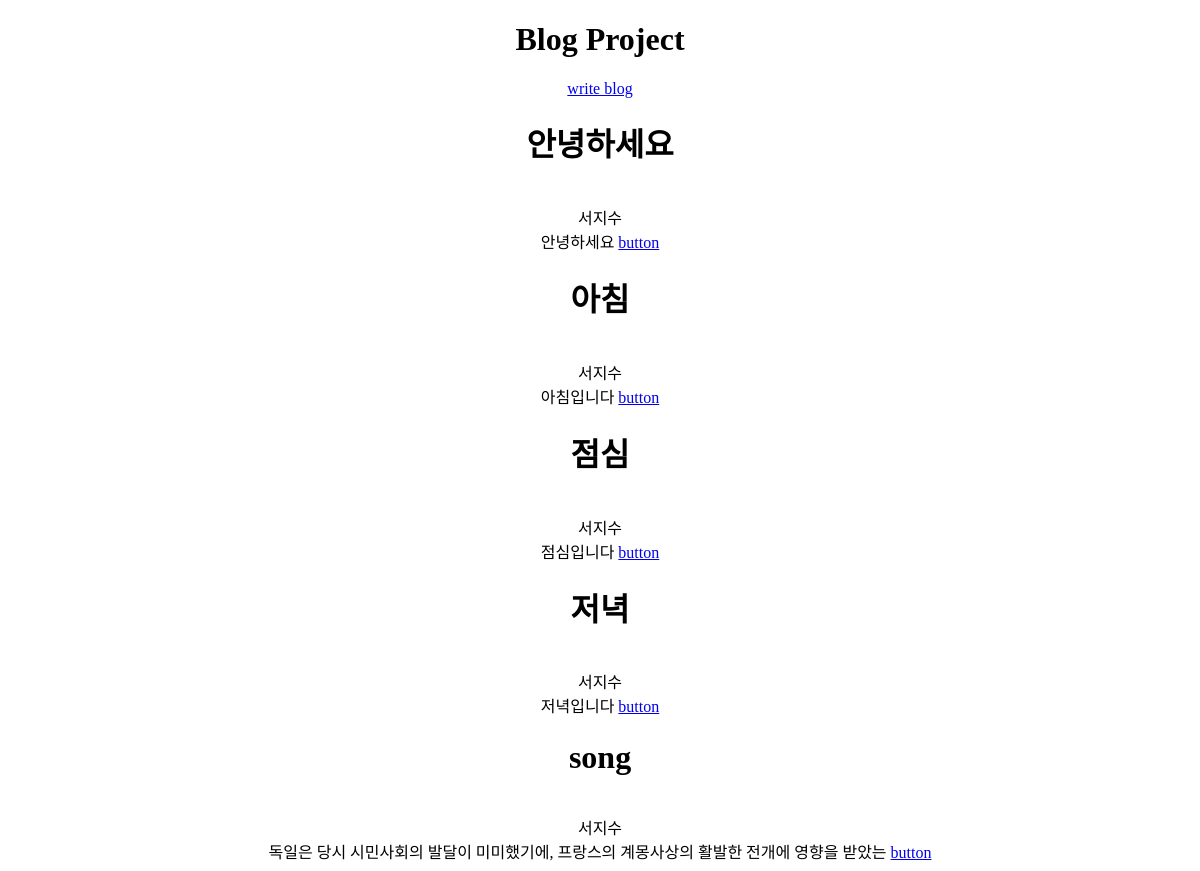
The app's page /, older data.
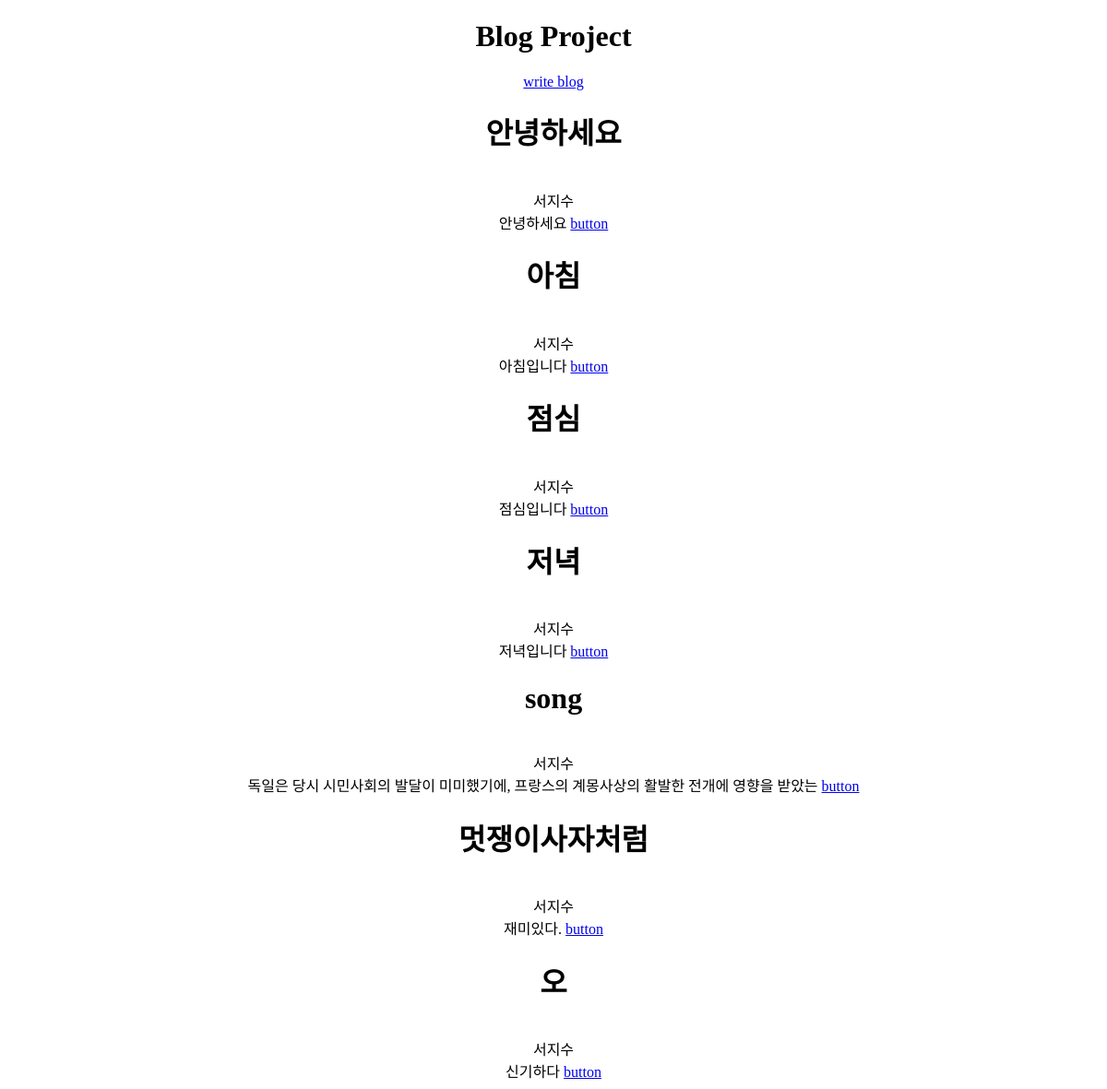
The same page, newer data.
### blog/models.py (models this page shows, shortened)
class Blog(models.Model):
    title = models.CharField(max_length=200)
    writer=models.CharField(max_length=100)
    pub_date=models.DateTimeField()
    body=models.TextField()
    def summary(self):
        return self.body[:50]

### blog/views.py (the view)
# urls.py: 2. Add a URL to urlpatterns:  path('', views.home, name='home')
def home(request):
    blogs=Blog.objects.all()
    return render(request, 'home.html', {'blogs':blogs})

### blog/templates/home.html (shortened to what this page needs)
<!DOCTYPE html>
<html lang="en">
<head>
</head>
<body>
    <h1>Blog Project</h1>
    <div>
        <a href="{%url 'new'%}">write blog</a>
    </div>
    <div class="container">
        {%for blog in blogs%}
            <h1>{{blog.title}}</h1>
            <br>
            {{blog.writer}}
            <br>
            {{blog.summary}}
            <a href="{%url 'detail' blog.id%}">button</a>
        {%endfor%}
    </div>
</body>
</html>

### blog/templates/home.html (style rules this page uses)
body { text-align: center; }

Row changes from the older to the newer data that the page shows:
added Blog: title "멋쟁이사자처럼", writer "서지수", summary "재미있다."
added Blog: title "오", writer "서지수", summary "신기하다"
